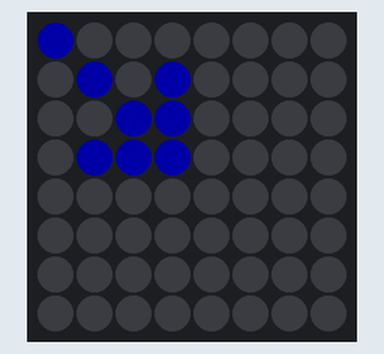
Recording of a sketch running on a simulated Arduino Uno, built with avr-gcc and run on an emulated ATmega328P. On the bench: 8×8 RGB LED matrix (first LED top left, wired row by row). Dim RGB values are drawn brighter than linear.

Above: at 0.08 s.
At 1.11 s:
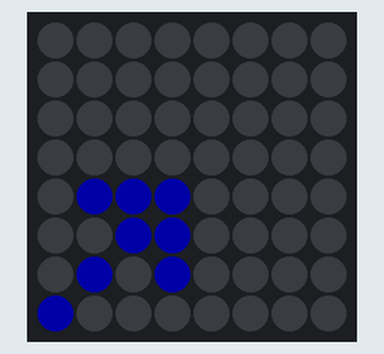
At 2.13 s:
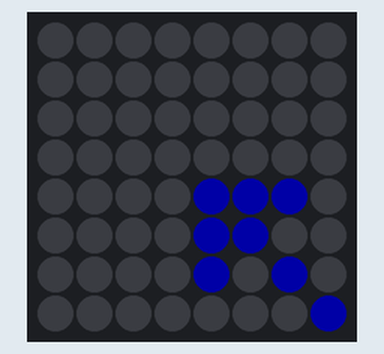
At 3.32 s:
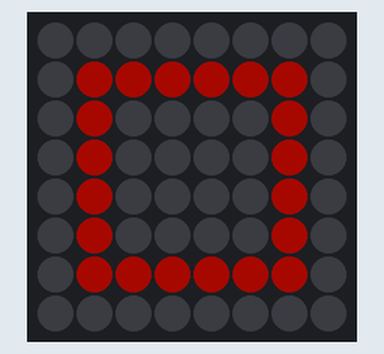
At 4.41 s:
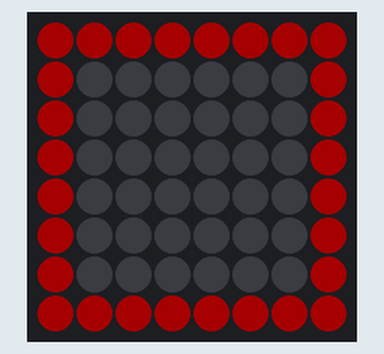
At 5.16 s:
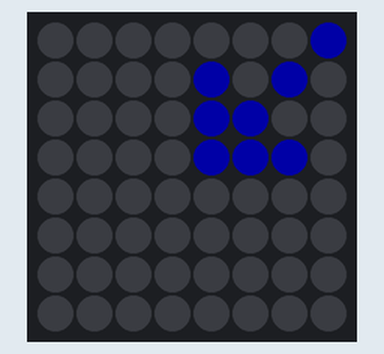

The sketch:

quadcopter_landing_platform.ino
```cpp
// Adafruit_NeoMatrix example for single NeoPixel Shield.
// Scrolls 'Howdy' across the matrix in a portrait (vertical) orientation.

#include <Adafruit_GFX.h>
#include <Adafruit_NeoMatrix.h>
#include <Adafruit_NeoPixel.h>
#ifndef PSTR
 #define PSTR // Make Arduino Due happy
#endif

#define PIN 13

// MATRIX DECLARATION:
// Parameter 1 = width of NeoPixel matrix
// Parameter 2 = height of matrix
// Parameter 3 = pin number (most are valid)
// Parameter 4 = matrix layout flags, add together as needed:
//   NEO_MATRIX_TOP, NEO_MATRIX_BOTTOM, NEO_MATRIX_LEFT, NEO_MATRIX_RIGHT:
//     Position of the FIRST LED in the matrix; pick two, e.g.
//     NEO_MATRIX_TOP + NEO_MATRIX_LEFT for the top-left corner.
//   NEO_MATRIX_ROWS, NEO_MATRIX_COLUMNS: LEDs are arranged in horizontal
//     rows or in vertical columns, respectively; pick one or the other.
//   NEO_MATRIX_PROGRESSIVE, NEO_MATRIX_ZIGZAG: all rows/columns proceed
//     in the same order, or alternate lines reverse direction; pick one.
//   See example below for these values in action.
// Parameter 5 = pixel type flags, add together as needed:
//   NEO_KHZ800  800 KHz bitstream (most NeoPixel products w/WS2812 LEDs)
//   NEO_KHZ400  400 KHz (classic 'v1' (not v2) FLORA pixels, WS2811 drivers)
//   NEO_GRB     Pixels are wired for GRB bitstream (most NeoPixel products)
//   NEO_RGB     Pixels are wired for RGB bitstream (v1 FLORA pixels, not v2)


// Example for NeoPixel Shield.  In this application we'd like to use it
// as a 5x8 tall matrix, with the USB port positioned at the top of the
// Arduino.  When held that way, the first pixel is at the top right, and
// lines are arranged in columns, progressive order.  The shield uses
// 800 KHz (v2) pixels that expect GRB color data.
Adafruit_NeoMatrix matrix = Adafruit_NeoMatrix(8, 8, PIN,
  NEO_MATRIX_TOP     + NEO_MATRIX_LEFT +
  NEO_MATRIX_ROWS + NEO_MATRIX_PROGRESSIVE,
  NEO_GRB            + NEO_KHZ800);

void setup() {
  matrix.begin();
  matrix.setTextWrap(false);
  matrix.setBrightness(40);
}

void loop() {
  for(int a = 0; a < 4; a++){
    matrix.fillScreen(0);
    matrix.drawLine(0, 0, 3, 3, matrix.Color(0, 0, 255));
    matrix.drawLine(3, 3, 3, 1, matrix.Color(0, 0, 255));
    matrix.drawLine(3, 3, 1, 3, matrix.Color(0, 0, 255));
    matrix.show();
    delay(100);
    matrix.fillScreen(0);
    matrix.show();
    delay(25);
    matrix.fillScreen(0);
    matrix.drawLine(7, 0, 4, 3, matrix.Color(0, 0, 255));
    matrix.drawLine(4, 3, 6, 3, matrix.Color(0, 0, 255));
    matrix.drawLine(4, 3, 4, 1, matrix.Color(0, 0, 255));
    matrix.show();
    delay(100);
    matrix.fillScreen(0);
    matrix.show();
    delay(25);
    matrix.fillScreen(0);
    matrix.drawLine(7, 7, 4, 4, matrix.Color(0, 0, 255));
    matrix.drawLine(4, 4, 4, 6, matrix.Color(0, 0, 255));
    matrix.drawLine(4, 4, 6, 4, matrix.Color(0, 0, 255));
    matrix.show();
    delay(100);
    matrix.fillScreen(0);
    matrix.show();
    delay(25);
    matrix.fillScreen(0);
    matrix.drawLine(0, 7, 3, 4, matrix.Color(0, 0, 255));
    matrix.drawLine(3, 4, 1, 4, matrix.Color(0, 0, 255));
    matrix.drawLine(3, 4, 3, 6, matrix.Color(0, 0, 255));
    matrix.show();
    delay(100);
    matrix.fillScreen(0);
    matrix.show();
    delay(25);
  }

  matrix.fillScreen(0);
  matrix.show();
  delay(200);

  for(int b = 0; b < 4; b++){
    for(int i = 0; i < 4; i++){
      matrix.fillScreen(0);
      matrix.drawRect(i, i, 8-(i*2), 8-(i*2), matrix.Color(255, i*85, 0));
      matrix.show();
    delay(75);
    }
   matrix.fillScreen(0);
   matrix.show();
   delay(200);
  }
}
```

Measured:
- by itself, everything shown: repeats every 4.9 s, in 37 steps
